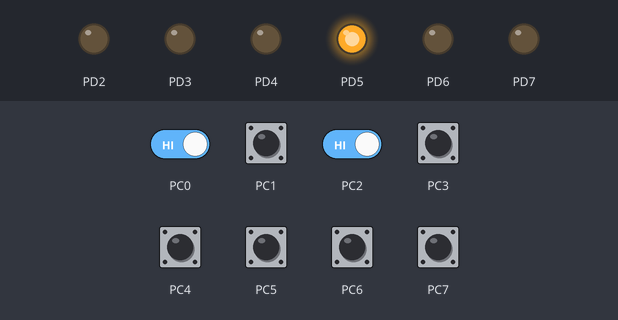
The program below on a simulated ATmega328P, built with avr-gcc and emulated at 16 MHz (the files do not name the chip). On the bench: output pins drawn as LEDs (lit = HIGH). The inputs (shaded band) are chosen by the test bench; at power-on: PC0–7 HIGH.

Above: at 1.2 s.
1.3 s: PC2 driven LOW
At 2.5 s:
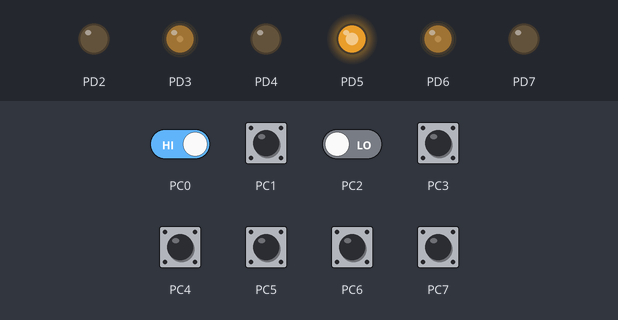
2.8 s: PC0 driven LOW
At 3.7 s:
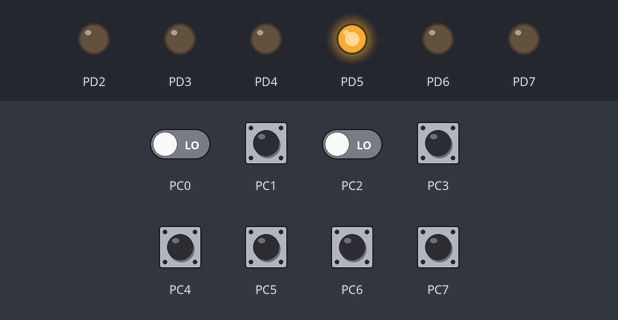
4.3 s: PC2 driven HIGH
At 4.9 s:
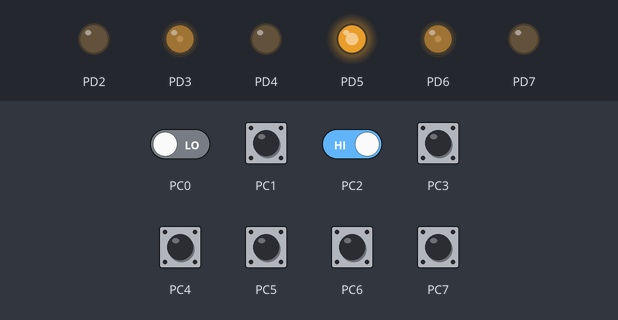
5.8 s: PC2 driven LOW
At 7.0 s:
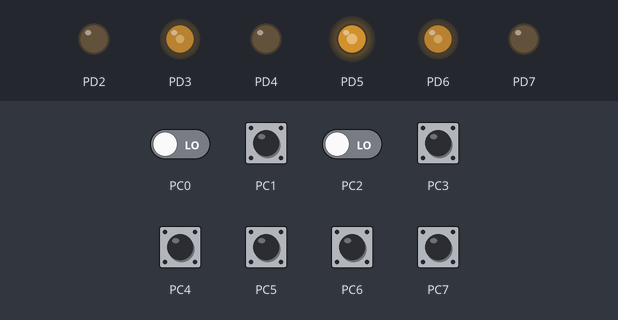
7.3 s: PC2 driven HIGH
At 8.4 s:
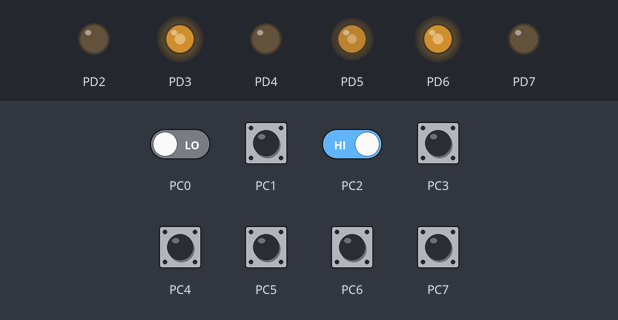
8.8 s: PC2 driven LOW
At 9.5 s:
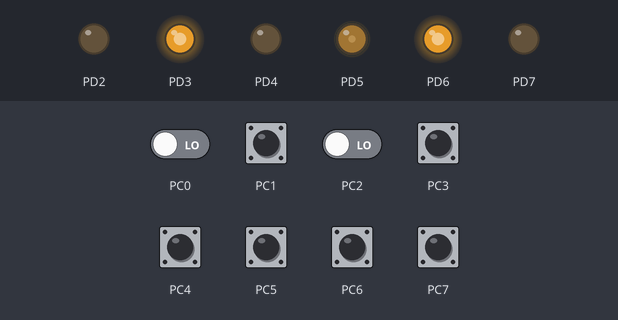
Timing chart, 0 to 11.3 s (numbered marks = the images above; inputs shaded):
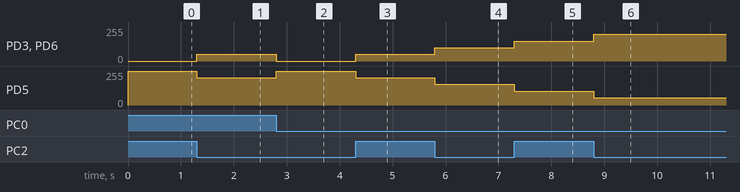

The program:

main.cpp
```cpp
#ifndef F_CPU
#define F_CPU 16000000UL
#endif

#include <avr/io.h>

char detectEdgeC(char pin_number) {
  char return_value = 0;
  static unsigned char old_values = PINC;
  unsigned char new_values = PINC;
  if ((old_values & 1 << pin_number) != (new_values & 1 << pin_number)) {
    // edge detected;
    if (new_values & 1 << pin_number) {
      return_value = 1;
      old_values |= (1 << pin_number);
    } else {
      return_value = -1;
      old_values &= ~(1 << pin_number);
    }
  }
  return return_value;
}

char detectRotary() {
  char return_value = 0;
  static unsigned char old_values = PINC & (1 << PINC3 | 1 << PINC4);
  unsigned char new_values = PINC & (1 << PINC3 | 1 << PINC4);
  if (new_values == 0 && old_values == (1 << PINC4)) {
    return_value = 1;
  }
  if (new_values == 0 && old_values == (1 << PINC3)) {
    return_value = -1;
  }
  old_values = new_values;
  return return_value;

}

void PWMInit() {
  TCCR0A  |= (1 << COM0A1) | (1 << COM0B1) | (1 << WGM00);
  TCCR0B |= (1 << CS00);
  TCCR2A |= (1 << COM2A1) | (1 << COM2B1) | (1 << WGM20);
  TCCR2B |= (1 << CS20);


}

int main(void) {
  for (int i = DD2; i <= DD7; i++) {
    DDRD |= (1 << i);
  }
  PWMInit();

  while (1) {
   /* if(detectEdgeC(1) > 0) // auf größer oder kleiner 0 abfragen für steigende oder fallende Flanke
      {
        PIND |= (1 << 2);
      }

    if(detectEdgeC(2) < 0)
      {
        PIND |= (1 << 3);
      }
   */

    // Your main loop code here
    /*char rotary = detectRotary();
    if (rotary < 0) {
      if (OCR0A > 20) {
        OCR0A -= 20;
      } else {
        OCR0A = 0;
      }
    }
    if (rotary > 0) {
      if (OCR0A < 235) {
        OCR0A += 20;
      } else {
        OCR0A = 255;
      }
    }
    OCR0B = 255 - OCR0A;*/


    if(detectEdgeC(2) > 0)
      {
        if(OCR0A < 200) {
          OCR0A += 50;
        } else {
          OCR0A = 255;
        }
      }
    if(detectEdgeC(0) > 0)
      {
        if(OCR0A > 50) {
          OCR0A -= 50;
        } else {
          OCR0A = 0;
        }
      }
    OCR0B = 255 - OCR0A;
    OCR2B = OCR0A;
    OCR2A = OCR0B;


  }

  return 0;
}
```

Measured:
- after the input at 1.3 s, PD3, PD6: 0/255 → 50/255 at once; PD5: 255/255 → 205/255 at once
- after the input at 2.8 s, PD3, PD6: 50/255 → 0/255 at once; PD5: 205/255 → 255/255 at once
- after the input at 4.3 s, PD3, PD6: 0/255 → 50/255 at once; PD5: 255/255 → 205/255 at once
- after the input at 5.8 s, PD3, PD6: 50/255 → 100/255 at once; PD5: 205/255 → 155/255 at once
- after the input at 7.3 s, PD3, PD6: 100/255 → 150/255 at once; PD5: 155/255 → 105/255 at once
- after the input at 8.8 s, PD3, PD6: 150/255 → 200/255 at once; PD5: 105/255 → 55/255 at once
